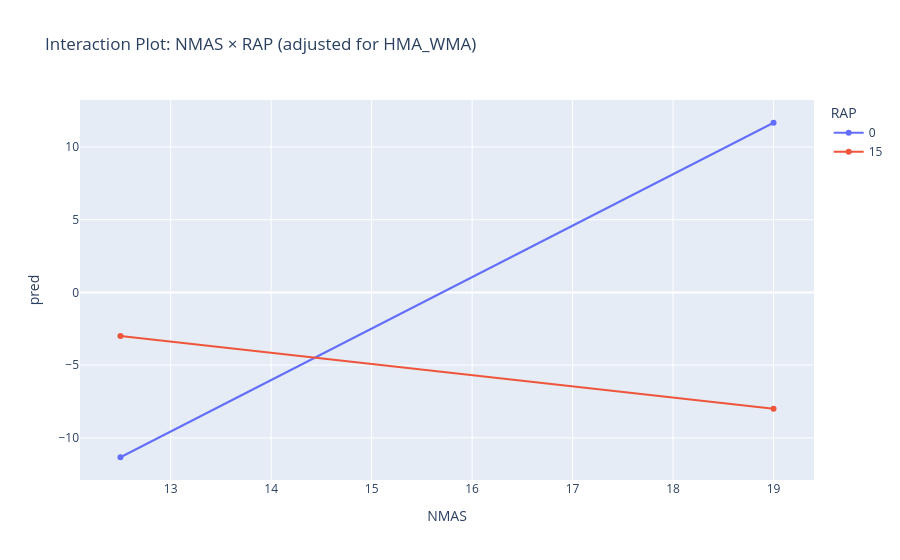

The notebook cell saved with this chart:
### Code cell
two_way_interaction([Factor('C(NMAS)'), Factor('C(RAP)')], [Factor('C(HMA_WMA)')], True)

### Figure 1 — Plotly figure (JSON) as saved in the notebook; plotly's stock layout.template omitted (floating-point values rounded to 4 significant figures)
{"data": [{"hovertemplate": "RAP=0<br>NMAS=%{x}<br>pred=%{y}<extra></extra>", "legendgroup": "0", "line": {"color": "#636efa", "dash": "solid"}, "marker": {"symbol": "circle"}, "mode": "lines+markers", "name": "0", "orientation": "v", "showlegend": true, "type": "scatter", "x": [12.5, 19.0], "xaxis": "x", "y": [-11.33, 11.67], "yaxis": "y"}, {"hovertemplate": "RAP=15<br>NMAS=%{x}<br>pred=%{y}<extra></extra>", "legendgroup": "15", "line": {"color": "#EF553B", "dash": "solid"}, "marker": {"symbol": "circle"}, "mode": "lines+markers", "name": "15", "orientation": "v", "showlegend": true, "type": "scatter", "x": [12.5, 19.0], "xaxis": "x", "y": [-3.0, -8.0], "yaxis": "y"}], "layout": {"legend": {"title": {"text": "RAP"}, "tracegroupgap": 0}, "title": {"text": "Interaction Plot: NMAS × RAP (adjusted for HMA_WMA)"}, "xaxis": {"anchor": "y", "domain": [0, 1], "title": {"text": "NMAS"}}, "yaxis": {"anchor": "x", "domain": [0, 1], "title": {"text": "pred"}}}}
